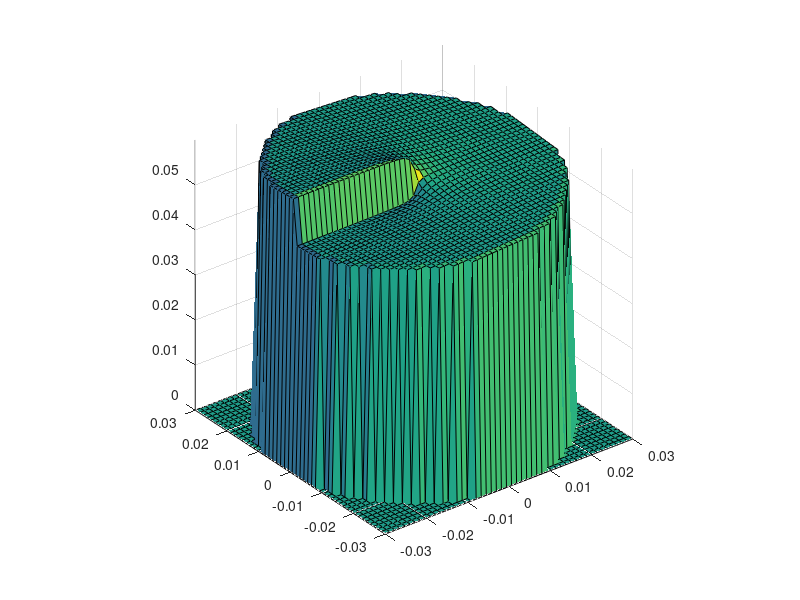

This chart was generated by the following MATLAB code:
%
%   plot_wedge.m
%
%   Martin Krucinski
%
%   2019-02-05
%
%   Script to generate and plot a 3D cylinder with a spiral wedge top surface

R       = 0.030;        % Radius
N       = 50;         % number of points along x & y directions

h       = 0.050;        % cylinder base height
A       = 0.010;        % ramp height

[x,y]   = meshgrid(-R:(2*R/(N-1)):R, -R:(2*R/(N-1)):R);

z       = h + (pi + atan2(y,x))/(2*pi)*A;

R1      = sqrt(x.^2+y.^2);
i1      = find(R1>R);
z(i1)   = zeros(size(i1));

f1      = figure;

surfl(x,y,z)
axis equal


